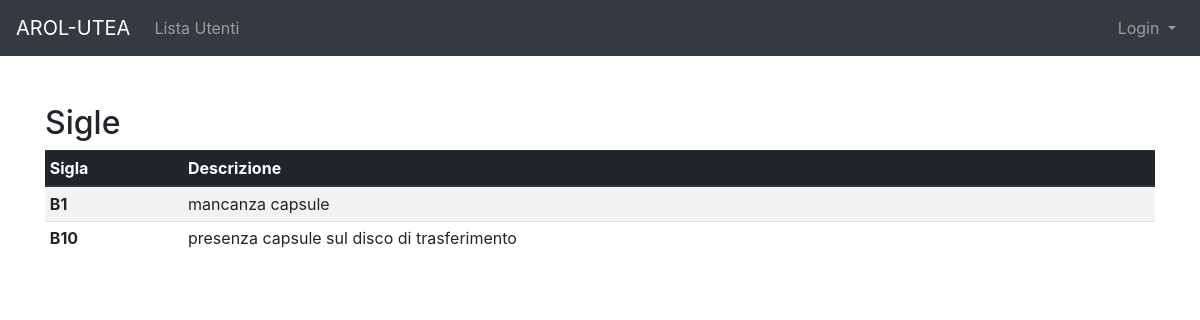
The page /moduli/sigle/ on the database as committed earlier.
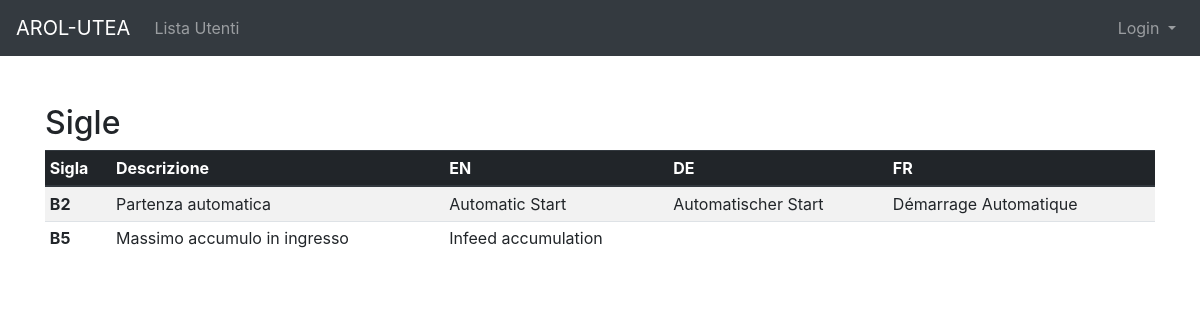
The same page on the database as committed later.
### moduli/models.py (models this page shows, shortened)
class Sigla(models.Model):
    sigla = models.CharField(max_length = 5)
    descrizione = models.CharField(max_length = 60)
    tipo = models.ForeignKey(Tipo_componente, on_delete=models.CASCADE)
    class Meta:
        verbose_name_plural = "sigle"
        ordering = ["sigla"]

class Traduzione(models.Model):
    sigla = models.ForeignKey('Sigla', on_delete=models.CASCADE)
    lingua = models.ForeignKey(Lingua, on_delete=models.CASCADE)
    traduzione = models.CharField(max_length = 60)
    class Meta:
        verbose_name_plural = "traduzioni"
        unique_together = ("sigla", "lingua")

### core/models.py (models this page shows, shortened)
class Lingua(models.Model):
    id = models.CharField(max_length = 2, primary_key = True)
    lingua = models.CharField(max_length = 20)
    originale = models.CharField(max_length = 20)
    class Meta:
        verbose_name = "lingua"
        verbose_name_plural = "lingue"

### moduli/views.py (the view)
# urls.py: path('sigle/', SiglaList.as_view(), name='sigla_list'),
class SiglaList(ListView):
    model = Sigla
    def get_context_data(self, **kwargs):
        context = super().get_context_data(**kwargs)
        context['lingua'] = Lingua.objects.all()
        return context

### moduli/templates/moduli/sigla_list.html (shortened to what this page needs)
{% extends 'base.html' %}
{% block content %}
<h2>Sigle</h2>
  <table class="table table-striped table-hover table-sm ">
    <thead class="thead-dark">
      <tr>
        <th scope="col"> Sigla </th>
        <th scope="col"> Descrizione </th>
        {% for lng in lingua %}
        <th scope="col">{{ lng.id }}</th>
        {% endfor %}
      </tr>
    </thead>
    <tbody>
        {% for sigla in sigla_list %}
        <tr>
          <th scope="row"> {{ sigla.sigla }} </th>
          <td> {{ sigla.descrizione }} </td>
            {% for lng in lingua.all %}
              <td>
              {% for trad in sigla.traduzione_set.all %}
                  {% if trad.lingua.id == lng.id %}
                    {{ trad.traduzione }}
                  {% endif %}
              {% endfor %}
              </td>
            {% endfor %}
          </tr>
        {% endfor %}
    </tbody>
  </table>
{% endblock content %}

### templates/base.html (shortened to what this page needs)
{% load static %}
<!doctype html>
<html lang="it">
    <head>
        <link rel="stylesheet" href="{% static 'css/bootstrap.min.css' %}">
    </head>
    <body>
        <nav class="navbar navbar-expand-sm navbar-dark bg-dark">
            <a class="navbar-brand" href="/">AROL-UTEA</a>
            <div class="collapse navbar-collapse" id="navbarSupportedContent">
              <ul class="navbar-nav">
                <li class="nav-item">
                    <a class="nav-link" href="">Lista Utenti <span class="sr-only">(current)</span></a>
                </li>
              </ul>
              <ul class="navbar-nav ml-auto">
                  {% if request.user.is_authenticated %}
                    <li class="nav-item dropdown">
                        <a class="nav-link dropdown-toggle" href="#" id="navbarDropdown" role="button" data-toggle="dropdown" aria-haspopup="true" aria-expanded="false">
                            {{ request.user.username }}
                        </a>
                        <div class="dropdown-menu dropdown-menu-right" aria-labelledby="navbarDropdown">
                            <a class="dropdown-item" href="">Profilo</a>
                            <a class="dropdown-item" href="{% url 'password_change' %}">Aggiorna Password</a>
                            <div class="dropdown-divider"></div>
                            <a class="dropdown-item" href="{% url 'logout' %}">Esci</a>
                        </div>
                    </li>
                  {% else %}
                    <li class="nav-item dropdown">
                      <div class="nav-link dropdown-toggle text-right" id="navbarDropdown" role="button" data-toggle="dropdown" aria-haspopup="true" aria-expanded="false">
                        Login
                      </div>
                    </li>
                  {% endif %}
              </ul>
            </div>
        </nav>
        <div class="container mt-5">
            {% block content %}
            {% endblock content %}
        </div>
    </body>
</html>

Rows that differ between the two databases and show on the page:
removed Sigla: sigla "B1", descrizione "mancanza capsule"
removed Sigla: sigla "B10", descrizione "presenza capsule sul disco di trasferimento"
added Lingua: id "EN"
added Lingua: id "DE"
added Lingua: id "FR"
added Sigla: sigla "B2", descrizione "Partenza automatica"
added Traduzione: traduzione "Automatic Start"
added Traduzione: traduzione "Automatischer Start"
added Traduzione: traduzione "Démarrage Automatique"
added Sigla: sigla "B5", descrizione "Massimo accumulo in ingresso"
added Traduzione: traduzione "Infeed accumulation"
